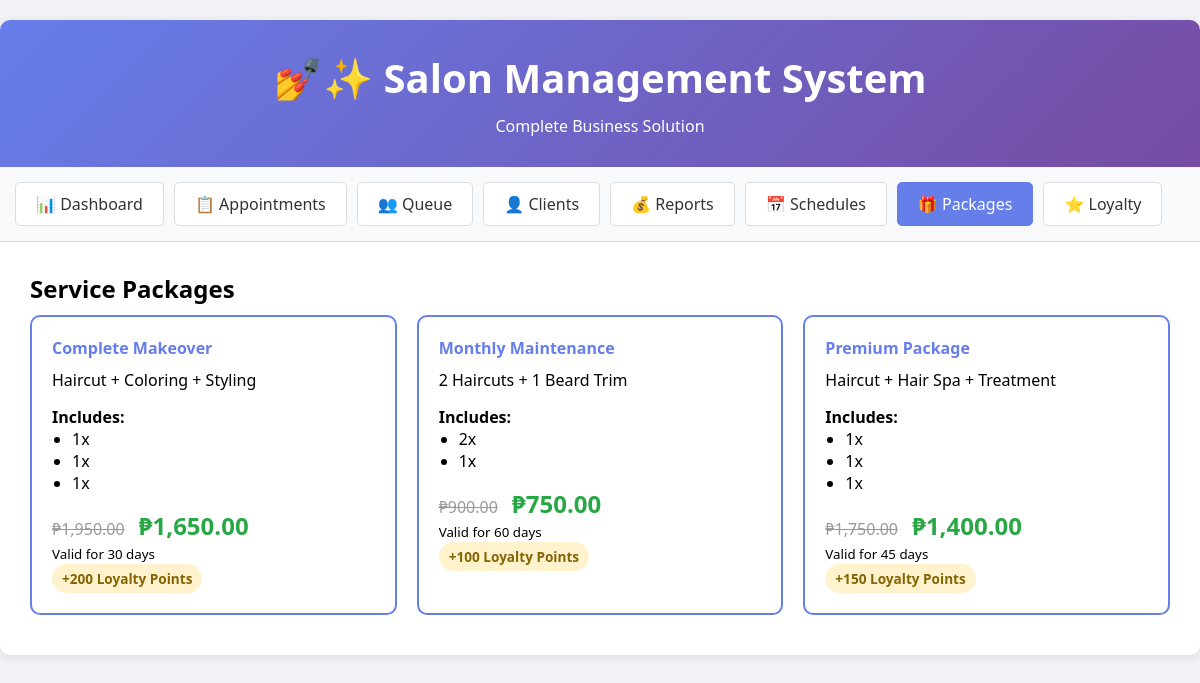
The page /?page=packages on the database its author committed.
### tables this page shows
CREATE TABLE `service_packages` (
  `id` int(11) NOT NULL,
  `package_name` varchar(100) NOT NULL,
  `description` text DEFAULT NULL,
  `regular_price` decimal(10,2) NOT NULL,
  `package_price` decimal(10,2) NOT NULL,
  `validity_days` int(11) DEFAULT 90,
  `loyalty_points` int(11) DEFAULT 50,
  `created_at` timestamp NOT NULL DEFAULT current_timestamp()
);

### index.php (the view, shortened to what this page needs)
<?php
require_once 'db_connect.php';
$current_page = isset($_GET['page']) ? $_GET['page'] : 'dashboard';
?>
<!DOCTYPE html>
<html lang="en">
<head>
</head>
<body>
    <div class="container">
        <div class="header">
            <h1>💅✨ Salon Management System</h1>
            <p style="text-align: center;">Complete Business Solution</p>
        </div>
        <div class="nav">
            <a href="?page=dashboard" class="<?php echo $current_page == 'dashboard' ? 'active' : ''; ?>">📊 Dashboard</a>
            <a href="?page=appointments" class="<?php echo $current_page == 'appointments' ? 'active' : ''; ?>">📋 Appointments</a>
            <a href="?page=queue" class="<?php echo $current_page == 'queue' ? 'active' : ''; ?>">👥 Queue</a>
            <a href="?page=clients" class="<?php echo $current_page == 'clients' ? 'active' : ''; ?>">👤 Clients</a>
            <a href="?page=reports" class="<?php echo $current_page == 'reports' ? 'active' : ''; ?>">💰 Reports</a>
            <a href="?page=schedules" class="<?php echo $current_page == 'schedules' ? 'active' : ''; ?>">📅 Schedules</a>
            <a href="?page=packages" class="<?php echo $current_page == 'packages' ? 'active' : ''; ?>">🎁 Packages</a>
            <a href="?page=loyalty" class="<?php echo $current_page == 'loyalty' ? 'active' : ''; ?>">⭐ Loyalty</a>
        </div>
        <div class="content">
            <?php if ($current_page == 'dashboard'):
                $total_appointments = $conn->query("SELECT COUNT(*) as count FROM appointments")->fetch_assoc()['count'];
                $today_appointments = $conn->query("SELECT COUNT(*) as count FROM appointments WHERE appointment_date = CURDATE()")->fetch_assoc()['count'];
                $total_revenue = $conn->query("SELECT SUM(amount_paid) as total FROM appointments WHERE payment_status = 'paid'")->fetch_assoc()['total'] ?? 0;
                $pending_payments = $conn->query("SELECT SUM(amount_due - amount_paid) as total FROM appointments WHERE payment_status != 'paid'")->fetch_assoc()['total'] ?? 0;
            ?>
                <h2>Dashboard Overview</h2>
                <div class="stats">
                    <div class="stat-card">
                        <h3><?php echo $total_appointments; ?></h3>
                        <p>Total Appointments</p>
                    </div>
                    <div class="stat-card green">
                        <h3>₱<?php echo number_format($total_revenue, 2); ?></h3>
                        <p>Total Revenue</p>
                    </div>
                    <div class="stat-card orange">
                        <h3>₱<?php echo number_format($pending_payments, 2); ?></h3>
                        <p>Outstanding Balance</p>
                    </div>
                    <div class="stat-card blue">
                        <h3><?php echo $today_appointments; ?></h3>
                        <p>Today's Appointments</p>
                    </div>
                </div>
                <div style="display: grid; grid-template-columns: 1fr 1fr; gap: 30px;">
                    <div class="card">
                        <h3>Today's Schedule</h3>
                        <?php
                        $today_apts = $conn->query("SELECT a.*, s.name as stylist_name, sv.service_name
                            FROM appointments a
                            LEFT JOIN stylists s ON a.stylist_id = s.id
                            LEFT JOIN services sv ON a.service_id = sv.id
                            WHERE a.appointment_date = CURDATE()
                            ORDER BY a.appointment_time LIMIT 10");
                        if ($today_apts && $today_apts->num_rows > 0): ?>
                            <table>
                                <tr><th>Time</th><th>Client</th><th>Service</th><th>Status</th></tr>
                                <?php while($row = $today_apts->fetch_assoc()): ?>
                                <tr>
                                    <td><?php echo date('h:i A', strtotime($row['appointment_time'])); ?></td>
                                    <td><?php echo htmlspecialchars($row['client_name']); ?></td>
                                    <td><?php echo htmlspecialchars($row['service_name']); ?></td>
                                    <td><span class="badge badge-<?php echo $row['status'] == 'completed' ? 'success' : 'warning'; ?>"><?php echo $row['status']; ?></span></td>
                                </tr>
                                <?php endwhile; ?>
                            </table>
                        <?php else: ?>
                            <p>No appointments today.</p>
                        <?php endif; ?>
                    </div>
                    <div class="card">
                        <h3>Quick Stats</h3>
                        <?php
                        $month_revenue = $conn->query("SELECT SUM(amount_paid) as total FROM appointments WHERE MONTH(appointment_date) = MONTH(CURDATE()) AND payment_status = 'paid'")->fetch_assoc()['total'] ?? 0;
                        $week_revenue = $conn->query("SELECT SUM(amount_paid) as total FROM appointments WHERE WEEK(appointment_date) = WEEK(CURDATE()) AND payment_status = 'paid'")->fetch_assoc()['total'] ?? 0;
                        $total_clients = $conn->query("SELECT COUNT(*) as count FROM clients")->fetch_assoc()['count'];
                        ?>
                        <p><strong>This Week Revenue:</strong> ₱<?php echo number_format($week_revenue, 2); ?></p>
                        <p><strong>This Month Revenue:</strong> ₱<?php echo number_format($month_revenue, 2); ?></p>
                        <p><strong>Total Clients:</strong> <?php echo $total_clients; ?></p>
                        <div style="margin-top: 20px;">
                            <a href="?page=appointments" class="btn btn-primary">New Appointment</a>
                            <a href="?page=reports" class="btn btn-info">View Reports</a>
                        </div>
                    </div>
                </div>
            <?php elseif ($current_page == 'packages'): ?>
                <h2>Service Packages</h2>
                <div style="display: grid; grid-template-columns: repeat(auto-fit, minmax(300px, 1fr)); gap: 20px;">
                    <?php
                    $pkgs = $conn->query("SELECT * FROM service_packages ORDER BY package_name");
                    while($pkg = $pkgs->fetch_assoc()):
                        $items = $conn->query("SELECT s.service_name, pi.quantity
                            FROM package_items pi
                            LEFT JOIN services s ON pi.service_id = s.id
                            WHERE pi.package_id = {$pkg['id']}");
                    ?>
                        <div class="package-card">
                            <h4><?php echo htmlspecialchars($pkg['package_name']); ?></h4>
                            <p><?php echo htmlspecialchars($pkg['description']); ?></p>
                            <div style="margin: 15px 0;">
                                <strong>Includes:</strong>
                                <ul style="margin-left: 20px;">
                                    <?php while($item = $items->fetch_assoc()): ?>
                                        <li><?php echo $item['quantity']; ?>x <?php echo htmlspecialchars($item['service_name']); ?></li>
                                    <?php endwhile; ?>
                                </ul>
                            </div>
                            <p>
                                <span class="old-price">₱<?php echo number_format($pkg['regular_price'], 2); ?></span>
                                <span class="price">₱<?php echo number_format($pkg['package_price'], 2); ?></span>
                            </p>
                            <p><small>Valid for <?php echo $pkg['validity_days']; ?> days</small></p>
                            <p><span class="badge badge-warning">+<?php echo $pkg['loyalty_points']; ?> Loyalty Points</span></p>
                        </div>
                    <?php endwhile; ?>
                </div>
            <?php endif; ?>
        </div>
    </div>
</body>
</html>

### index.php (style rules this page uses)
* { margin: 0; padding: 0; box-sizing: border-box; }
body { font-family: 'Segoe UI', Tahoma, Geneva, Verdana, sans-serif; background: #f0f2f5; }
.container { max-width: 1400px; margin: 20px auto; background: white; border-radius: 10px; box-shadow: 0 2px 10px rgba(0,0,0,0.1); }
.header { background: linear-gradient(135deg, #667eea 0%, #764ba2 100%); color: white; padding: 30px; border-radius: 10px 10px 0 0; }
.header h1 { text-align: center; margin-bottom: 10px; font-size: 2.5em; }
.nav { background: #f8f9fa; padding: 15px; border-bottom: 1px solid #ddd; display: flex; gap: 10px; flex-wrap: wrap; }
.nav a { padding: 10px 20px; background: white; border: 1px solid #ddd; border-radius: 5px; text-decoration: none; color: #333; transition: all 0.3s; }
.nav a.active { background: #667eea; color: white; border-color: #667eea; }
.content { padding: 30px; }
.badge { padding: 5px 10px; border-radius: 15px; font-size: 0.85em; font-weight: bold; display: inline-block; }
.badge-warning { background: #fff3cd; color: #856404; }
.package-card { border: 2px solid #667eea; border-radius: 10px; padding: 20px; margin: 10px 0; }
.package-card h4 { color: #667eea; margin-bottom: 10px; }
.package-card .price { font-size: 1.5em; font-weight: bold; color: #28a745; }
.package-card .old-price { text-decoration: line-through; color: #999; margin-right: 10px; }

### rows shown on the page
service_packages: package_name "Complete Makeover", description "Haircut + Coloring + Styling", quantity "1", regular_price "1,950.00", package_price "1,650.00", validity_days "30", loyalty_points "200"
service_packages: package_name "Monthly Maintenance", description "2 Haircuts + 1 Beard Trim", quantity "2", quantity "1", regular_price "900.00", package_price "750.00", validity_days "60", loyalty_points "100"
service_packages: package_name "Premium Package", description "Haircut + Hair Spa + Treatment", quantity "1", regular_price "1,750.00", package_price "1,400.00", validity_days "45", loyalty_points "150"
